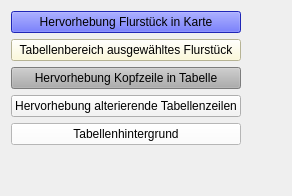
             <widget class="QWidget" name="tab_color">
              <property name="sizePolicy">
               <sizepolicy hsizetype="MinimumExpanding" vsizetype="MinimumExpanding">
                <horstretch>0</horstretch>
                <verstretch>0</verstretch>
               </sizepolicy>
              </property>
              <attribute name="title">
               <string>Farben</string>
              </attribute>
              <layout class="QHBoxLayout" name="horizontalLayout_11">
               <item>
                <layout class="QVBoxLayout" name="verticalLayout_10">
                 <item>
                  <widget class="QPushButton" name="pushButton_12">
                   <property name="styleSheet">
                    <string notr="true">background-color: rgb(43, 53, 255);</string>
                   </property>
                   <property name="text">
                    <string>Hervorhebung Flurstück in Karte</string>
                   </property>
                  </widget>
                 </item>
                 <item>
                  <widget class="QPushButton" name="pushButton_13">
                   <property name="styleSheet">
                    <string notr="true">background-color: rgb(255, 251, 207);</string>
                   </property>
                   <property name="text">
                    <string>Tabellenbereich ausgewähltes Flurstück</string>
                   </property>
                  </widget>
                 </item>
                 <item>
                  <widget class="QPushButton" name="pushButton_14">
                   <property name="styleSheet">
                    <string notr="true">background-color: rgb(173, 173, 173);</string>
                   </property>
                   <property name="text">
                    <string>Hervorhebung Kopfzeile in Tabelle</string>
                   </property>
                  </widget>
                 </item>
                 <item>
                  <widget class="QPushButton" name="pushButton_15">
                   <property name="styleSheet">
                    <string notr="true">background-color: rgb(244, 244, 244);</string>
                   </property>
                   <property name="text">
                    <string>Hervorhebung alterierende Tabellenzeilen</string>
                   </property>
                  </widget>
                 </item>
                 <item>
                  <widget class="QPushButton" name="pushButton_4">
                   <property name="styleSheet">
                    <string notr="true">background-color: rgb(255,255,255);</string>
                   </property>
                   <property name="text">
                    <string>Tabellenhintergrund</string>
                   </property>
                  </widget>
                 </item>
                 <item>
                  <spacer name="verticalSpacer_2">
                   <property name="orientation">
                    <enum>Qt::Vertical</enum>
                   </property>
                   <property name="sizeHint" stdset="0">
                    <size>
                     <width>20</width>
                     <height>40</height>
                    </size>
                   </property>
                  </spacer>
                 </item>
                </layout>
               </item>
               <item>
                <spacer name="horizontalSpacer">
                 <property name="orientation">
                  <enum>Qt::Horizontal</enum>
                 </property>
                 <property name="sizeHint" stdset="0">
                  <size>
                   <width>40</width>
                   <height>20</height>
                  </size>
                 </property>
                </spacer>
               </item>
              </layout>
             </widget>
